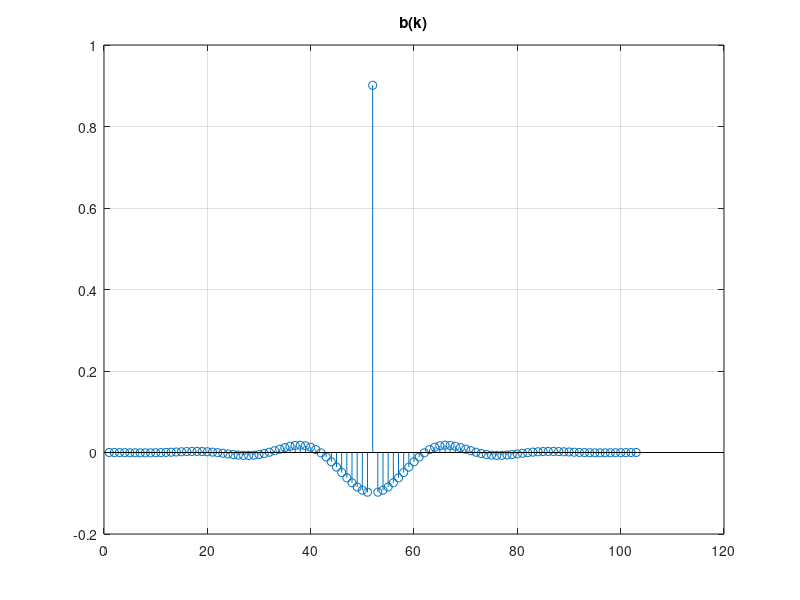
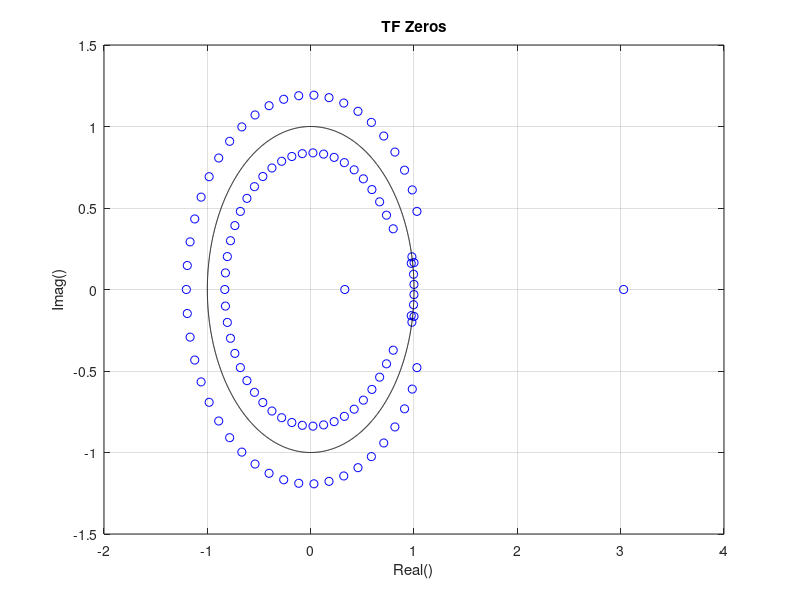
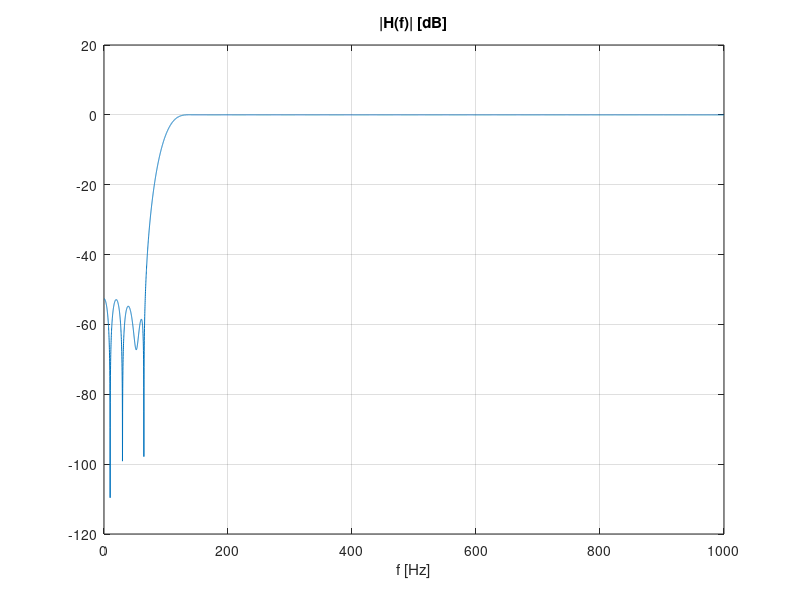
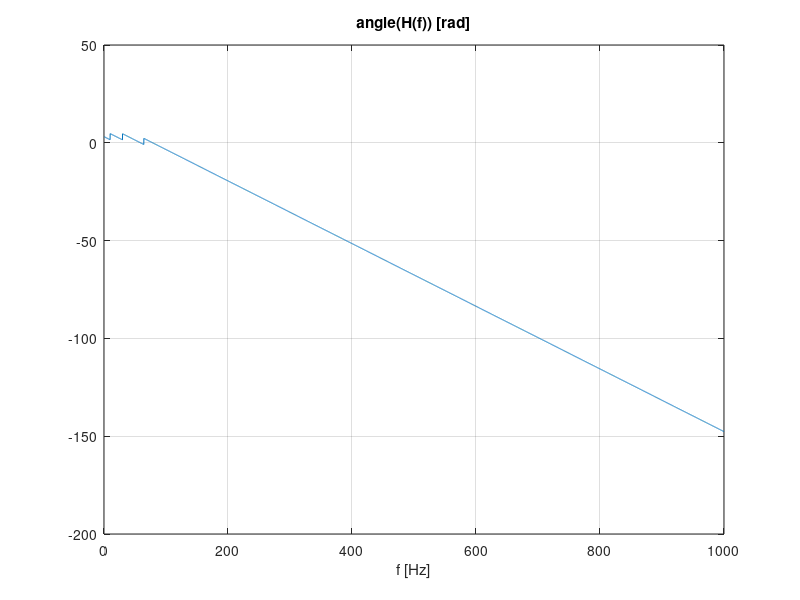

The MATLAB source for these figures, in order: (Note: this script raises an error after producing the figures.)
%dsp09_ex_fir_intro.m

clear; close all; clc;

% Design/choice of filter coefficients b

fs = 2000; % sampling frequency
M = 101; % number of filter coefficients
%b = [ 1 2 3 ]; % filter/polynomial weights [b0, b1, b2, b3,...]
b = fir1(M, 100/(fs/2), 'high'); % window method: M coeffs, low-pass filter f0=100Hz
%b = fir2(M,[0 75 250 fs/2]/(fs/2),[1 1 0 0]); % inverse DFT: freq->gain
%b = firls(M,[0 75 250 fs/2]/(fs/2),[1 1 0 0],[1 10]); % optimal least-squares
%b = firpm(M,[0 75 250 fs/2]/(fs/2),[1 1 0 0],[1 10]); % min of max error

figure; stem(b); title('b(k)'); grid; 

% TF zeros plot
z = roots(b); % roots of nominator polynomial
    figure;
var = 0 : pi/1000 : 2*pi; c=cos(var); s=sin(var);
plot(real(z),imag(z),'bo', c,s,'k-'); grid;
title('TF Zeros'); xlabel('Real()'); ylabel('Imag()'); 

% Verification of filter responses: amplitude, phase, impulse, step
f = 0 : 0.1 : 1000; % frequency in hertz
wn = 2*pi*f/fs; % normalized pulsation, radial frequency
zz = exp(-j*wn); % Z transform variable z^(-1)
H = polyval(b(end:-1:1),zz); % FR=TF for zz=exp(-j*wn): polynomial value

% H = freqz(b,1,f,fs); % all-in-one Matlab function
figure; plot(f,20*log10(abs(H))); xlabel('f [Hz]'); title('|H(f)| [dB]'); grid;
figure; plot(f,unwrap(angle(H))); xlabel('f [Hz]'); title('angle(H(f)) [rad]'); grid;

% Input signal x(n) - two sinusoids: 20 and 500 Hz
Nx = 2000; % number of samples
dt = 1/fs; t = dt*(0:Nx-1); % sampling times
%x = zeros(1,Nx); x(1) = 1; % Kronecker delta impulse
x = sin(2*pi*20*t+pi/3) + sin(2*pi*500*t+pi/7); % sum of 2 sines
% Digital FIR filtration: x(n) --> [ b, ] --> y(n)
M = length(b); % number of {b} coefficients
bx = zeros(1,M); % buffer for input samples x(n)
for n = 1 : Nx % MAIN LOOP
bx = [ x(n) bx(1:M-1) ]; % put new x(n) into bx buffer
y(n) = sum( bx .* b ); % do filtration, find y(n)
end %
y1 = filter(b,1,x); % the same using filter()
y2 = conv(x,b); % the same using conv()
% FIGURES: comparison of input and output
figure;
subplot(211); plot(t,x); grid; % input signal x(n)
subplot(212); plot(t,y); grid;   % output signal y(n)
figure; % signal spectra of the second halves of samples (transients are removed)
k=Nx/2+1:Nx; f0 = fs/(Nx/2); f=f0*(0:Nx/2-1);
subplot(211); plot(f,20*log10(abs(2*fft(x(k)))/(Nx/2))); grid;
subplot(212); plot(f,20*log10(abs(2*fft(y(k)))/(Nx/2))); grid; 
figure;
    tiledlayout(2,1);
    nexttile;
    plot(t, x); grid;
    nexttile;
    plot(f,20*log10(abs(2*fft(y(k)))/(Nx/2)), 'b'); grid on; hold on;
    plot(f,20*log10(abs(2*fft(y1(k)))/(Nx/2)), 'r'); 
    plot(f,20*log10(abs(2*fft(y2(k)))/(Nx/2)), 'g'); hold off;